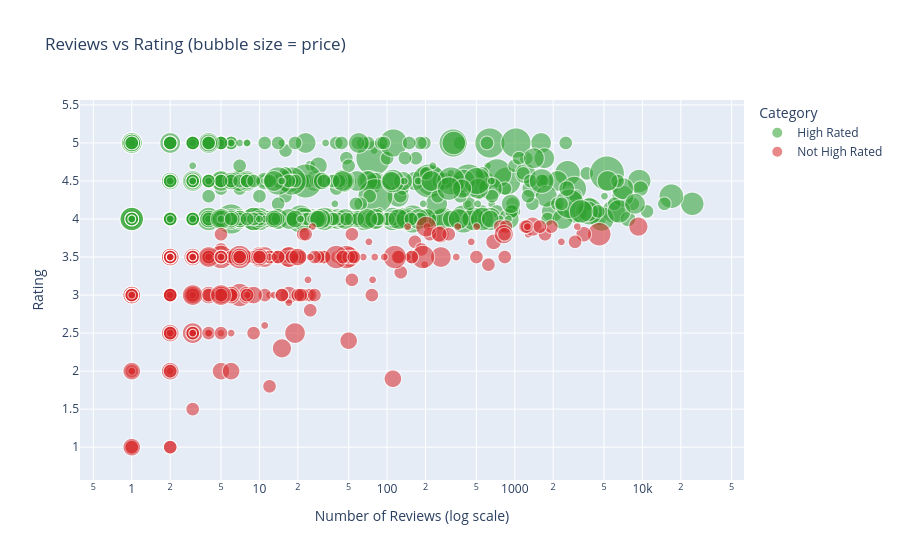

Notebook code cell kept with this figure:
### Markdown cell above
### Bubble Chart — Reviews, Rating and Price Together

### Code cell
sample_df = df.sample(n=min(1500, len(df)), random_state=42)

fig = px.scatter(sample_df, x='reviewsCount', y='totalScore',
                  size='price_numeric', color=sample_df['High Rated'].map({1: 'High Rated', 0: 'Not High Rated'}),
                  hover_name='title', log_x=True, size_max=35,
                  title='Reviews vs Rating (bubble size = price)',
                  labels={'reviewsCount': 'Number of Reviews (log scale)', 'totalScore': 'Rating',
                          'color': 'Category'},
                  color_discrete_map={'High Rated': '#2CA02C', 'Not High Rated': '#D62728'},
                  opacity=0.55)
fig.show()

### Figure 1 — Plotly figure (JSON) as saved in the notebook; plotly's stock layout.template omitted (floating-point values rounded to 4 significant figures; data arrays with more than 128 entries replaced by an {"elided": "..."} marker saying what was removed)
{"data": [{"hovertemplate": "<b>%{hovertext}</b><br><br>Category=High Rated<br>Number of Reviews (log scale)=%{x}<br>Rating=%{y}<br>price_numeric=%{marker.size}<extra></extra>", "hovertext": {"elided": "1064 str values"}, "legendgroup": "High Rated", "marker": {"color": "#2CA02C", "opacity": 0.55, "size": {"elided": "1064 float values"}, "sizemode": "area", "sizeref": 1.633, "symbol": "circle"}, "mode": "markers", "name": "High Rated", "showlegend": true, "type": "scattergl", "x": {"elided": "1064 float values"}, "xaxis": "x", "y": {"elided": "1064 float values"}, "yaxis": "y"}, {"hovertemplate": "<b>%{hovertext}</b><br><br>Category=Not High Rated<br>Number of Reviews (log scale)=%{x}<br>Rating=%{y}<br>price_numeric=%{marker.size}<extra></extra>", "hovertext": {"elided": "436 str values"}, "legendgroup": "Not High Rated", "marker": {"color": "#D62728", "opacity": 0.55, "size": {"elided": "436 float values"}, "sizemode": "area", "sizeref": 1.633, "symbol": "circle"}, "mode": "markers", "name": "Not High Rated", "showlegend": true, "type": "scattergl", "x": {"elided": "436 float values"}, "xaxis": "x", "y": {"elided": "436 float values"}, "yaxis": "y"}], "layout": {"legend": {"itemsizing": "constant", "title": {"text": "Category"}, "tracegroupgap": 0}, "title": {"text": "Reviews vs Rating (bubble size = price)"}, "xaxis": {"anchor": "y", "domain": [0, 1], "title": {"text": "Number of Reviews (log scale)"}, "type": "log"}, "yaxis": {"anchor": "x", "domain": [0, 1], "title": {"text": "Rating"}}}}
